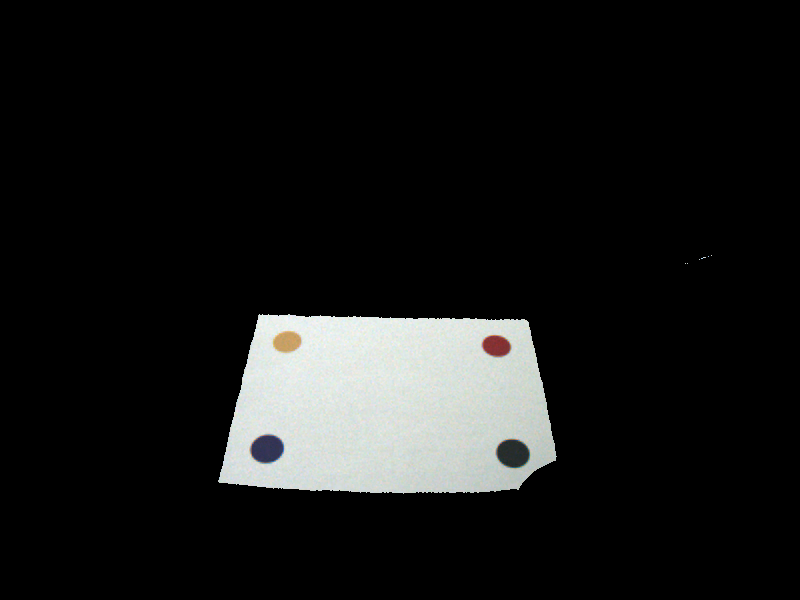
#> input picture white_paper.png, 800 x 600 px
$ python detect_border.py
#> lines starting #> are read from the running program, lines starting #| are printed output that depends on the picture
import numpy as np
import skimage.io
import skimage.color
import matplotlib.pyplot as plt
from scipy.ndimage import convolve

# [42 lines left out: function detect_specific_borders, not called in this run]


import numpy as np
import skimage.io
import skimage.transform
import skimage.feature
import matplotlib.pyplot as plt

# [58 lines left out: functions deduce_border_direction_to_find, get_edge_vector, not called in this run]


if __name__ == "__main__":
    image_path = "white_paper.png"
    img = skimage.io.imread(image_path)
#> img is the input picture: shape (600, 800, 3); mean R, G, B 23.1, 23.8, 23.2

    # Convert to grayscale
    if img.shape[-1] == 4:
        img = img[:, :, :3]
    gray = skimage.color.rgb2gray(img)

    # Apply Sobel
    edges = skimage.filters.sobel(gray)
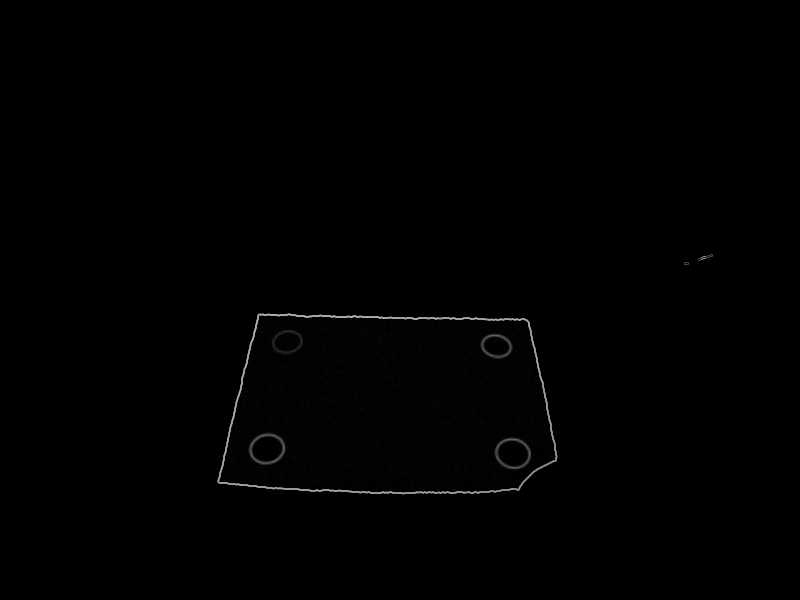
#> edges: shape (600, 800) float64; min 0, max 0.748, mean 0.004

    # Display
    fig, axes = plt.subplots(1, 2, figsize=(12, 5))
    axes[0].imshow(img)
    axes[0].set_title("Original")
    axes[1].imshow(edges, cmap="gray")
    axes[1].set_title("Sobel edges")
    plt.tight_layout()
    plt.show()
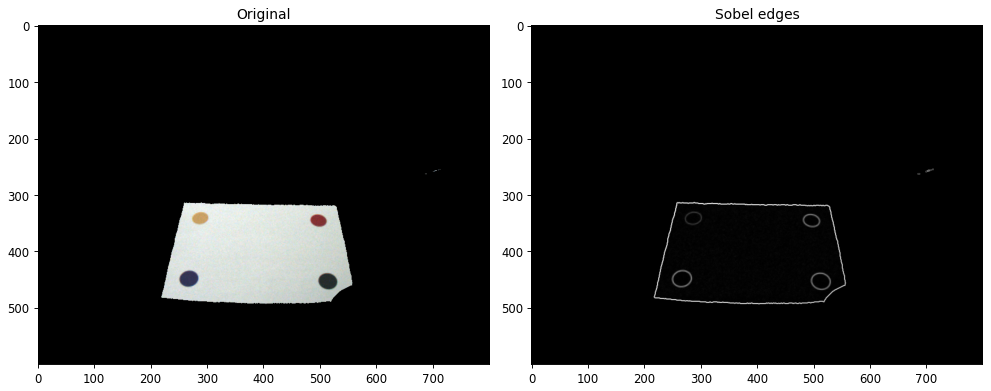
#> figure drawn by matplotlib, 2 panels
    '''
    # Run the function
    direction = "B"
    result = detect_specific_borders(img , direction)
    skimage.io.imsave(f"page_edges_{direction}.png", result)
    '''

    # Example usage
    #p1, p2 = get_edge_vector("page_edges_B.png")
    #l1, l2 = get_edge_vector("page_edges_L.png")

    #detect_specific_borders("page_edges_B.png", "L")
